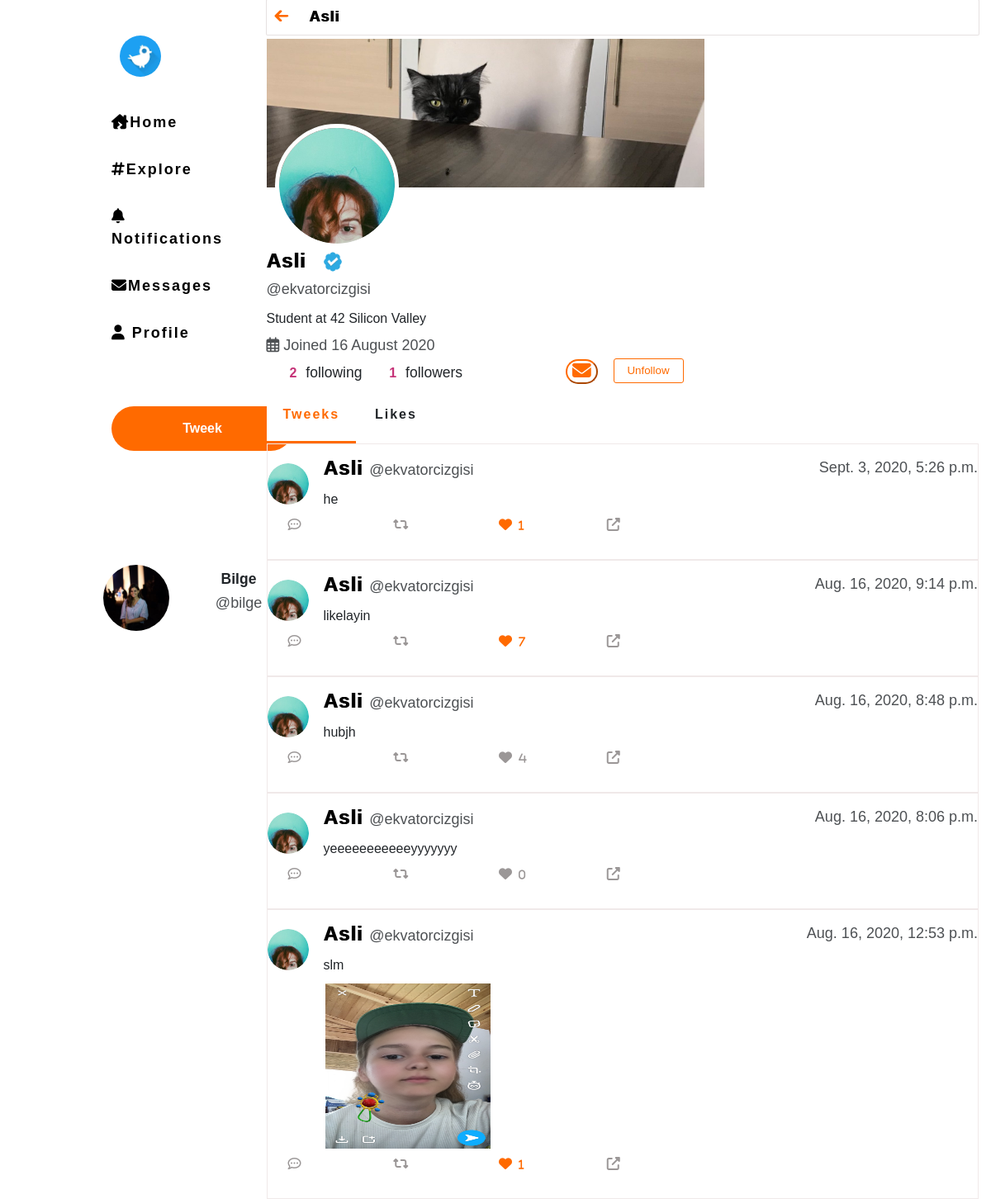
Screenshot of /ekvatorcizgisi (signed in) with the database file from the repository.
### network/models.py (models this page shows)
class User(AbstractUser):
    pass

class UserProfile(models.Model):
    user = models.OneToOneField(User, related_name='profile', unique=True,
                                 on_delete=models.CASCADE)
    image = models.ImageField(upload_to="profile_image", blank=True,null=True)
    description = models.CharField(blank=True,max_length=100)
    city = models.CharField(max_length=64)
    firstname = models.CharField(max_length=64)

class UserPosts(models.Model):
    owner = models.ForeignKey(UserProfile,related_name='owner',
                                        on_delete=models.CASCADE)
    post = models.CharField(max_length=150)
    likes = models.ManyToManyField(User,related_name='likers',
                                        blank=True,null=True)
    timestamp = models.DateTimeField(auto_now=True)
    post_image = models.ImageField(blank=True,null=True,
                                    upload_to="post_image")

### network/views.py (the view)
# urls.py: path("<str:username>",views.other_profiles,name="other_profiles"),
def other_profiles(request,username):
        currentuser = request.user
        user = User.objects.filter(username = username).first()
        prf = UserProfile.objects.filter(user = user).first()
        following = user.following.all()
        followers = user.followers.all()
        userposts = UserPosts.objects.filter(owner = user.profile).all().order_by("-timestamp")
        is_following = Follower.objects.filter(following = user, follower = currentuser).exists()
        likedposts = LikedPost.objects.filter(liker = user).all()
        return render(request,"network/otherprofile.html",{"userposts" : userposts,"name" : request.user.profile.firstname,"is_following":is_following,
        "followers":followers,"following":following,"likedposts":likedposts,"profile":prf,"trends":trends_result[0]["trends"]})

### network/templates/network/otherprofile.html (shortened to what this page needs)
{% extends "network/layout.html" %}
{% block body %}
<div class="container">
  <h2 class="baslik" id="home"> <a href="{% url 'index' %}"><i class="fas fa-arrow-left"></i></a>{{ profile.firstname }}</h2>
  <a href="#" ><img class="backpc" src="media/profile_image/minnos.jpg"></a>
  <a href="#" ><img src="{{profile.image.url | default:'network/media/profile_image/egg.jpg'}}" class="circle-prof"></a>
  <div style ="margin-top:260px;"> <h1 class="baslik">{{ profile.firstname }} <img src= "media/profile_image/tick.jpg" width="50px" height="30px;"> </h1><p class="username">@{{profile.user.username}}</p>
  <p style="font-size: medium;">{{profile.description }}
  </p>
  <h6 class="username"> <i class="far fa-calendar-alt"></i> Joined {{ profile.user.date_joined |date:" d F Y"  }} </h3>
<h3> <button id="fsBtn"> {{ followers.count }} </button> following <button id="fBtn">{{ following.count }} </button> followers
  <button id="msjBtn" type="button"><i class="fas fa-envelope msjkutu"></i></button>
<form class="f-form" action="{% url 'follow' profile.user.id %}" method="GET" name="followed"> {%if is_following %}
  <input class="btn btn-danger follow-button" type="submit" value="Unfollow">
   {% else %}
   <input class="btn btn-primary follow-button" type="submit" value="Follow">
   {% endif %}
   </form></h3> </div>
<div class="butondiv">
<button id='userposts' class="butonlar butonactive" > Tweeks </button>
<button id='likedposts' class="butonlar"> Likes </button>
</div>
<div class="posted">
  {% for post in userposts %}
  <div class="post">
    <br>
    <div onclick='location.href="{% url 'post' post.id %}";' style="cursor: pointer;">
    <p class="username" style="float:right">{{post.timestamp}} </p>
    <a href="#" ><img src="{{post.owner.image.url | default:'network/media/profile_image/egg.jpg'}}" class="rounded-circle"> </a>
    <h1 class="baslik" style="display: inline;"> {{ post.owner.firstname }} </h1>
    <p class="username" style="display: inline;"> @{{ post.owner.user.username }}</p>
    <p class="posting"> {{ post.post }} </p>
    {% if post.post_image %}
    <p style="margin-left: 70px;"><img style="width: 200px; height:200px;" src= "{{post.post_image.url}}"></p>
    {% endif %}
    <i class="far fa-comment-dots" style="font-size:medium;"></i> <i style="font-size:medium;" class="fas fa-retweet"></i>
    {% if user in post.likes.all %}
    <i style="font-size:medium;" class="like__icon fa fa-heart liked" style="display: inline;"><span style="font-size:small;margin-left :8px;">{{post.likes.count}}</span></i>
    {% else %}
    <i style="font-size:medium;" class="like__icon fa fa-heart" style="display: inline;"><span style="font-size:small;margin-left :8px;">{{post.likes.count}}</span></i>
    {% endif %}
    <i style="font-size:medium;" class="fas fa-external-link-alt"></i>
  </div></div>
    {% endfor %}
  </div>
</div>
{% endblock %}

### network/templates/network/layout.html (shortened to what this page needs)
{% load static %}
<!DOCTYPE html>
<html lang="en">
    <head>
        <link rel="stylesheet" href="https://maxcdn.bootstrapcdn.com/bootstrap/3.3.6/css/bootstrap.min.css">
        <link rel="stylesheet" href="https://stackpath.bootstrapcdn.com/bootstrap/4.4.1/css/bootstrap.min.css">
        <link href="{% static 'network/styles.css' %}?version=1" rel="stylesheet">
    </head>
    <body>
            <div class="row">
              <div style="width: 25%;" class="firstcol">
                {% if user.is_authenticated %}
                <ul class="nav flex-column" style="width:fit-content">
                  <div style="margin-left: 120px;">
                    <li class="logo">
                       <a class="nav-link" href="{% url 'index' %}">  <img class="rounded-circle" alt="logo">
                </a>
                <br><br><br><br>
              </li>
              {% with url_name=request.resolver_match.url_name %}
                    <li class="nav-items {% if url_name == 'index' %}active{% endif %}">
                        <a class="nav-link" href="{% url 'index' %}"> <i class="fas fa-house-damage"></i><span class="hde">Home</span></a>
                    </li>
                    <li class="nav-items {% if url_name == 'explore' %}active{% endif %}">
                        <a class="nav-link" href="{% url 'explore' %}"> <i class="fa fa-hashtag"></i><span class="hde">Explore</span></a>
                    </li>
                    <li class="nav-items {% if url_name == 'notifications' %}active{% endif %}">
                      <a class="nav-link" href="{% url 'notifications' %}"><i class="fas fa-bell"></i><span class="hde">Notifications</span></a>
                    </li>
                    <li class="nav-items {% if url_name == 'inbox' %}active{% endif %}">
                      <a class="nav-link" href="{% url 'inbox' %}"> <i class="fas fa-envelope"></i><span class="hde">Messages</span></a>
                    </li>
                    <li class="nav-items {% if url_name == 'profile' %}active{% endif %}">
                      <a class="nav-link" href="{% url 'profile' %}"> <i class="fas fa-user"></i> <span class="hde">Profile</span></a>
                    </li>
                  </div>
                  {% endwith %}
                  </ul>
                  {% endif %}
                 {% if user.is_authenticated %}
                 <button class="tweekbutton" id="myBtn">Tweek</button>
              <div class="dropdown">
                  <button onclick="myFunction()" class="profilebutton" id="prbut"><img src="{{ user.profile.image.url | default:'media/profile_image/egg.jpg'}}" alt ="pp" class="rounded-circle" style="width:80px;height:80px;float:left;"><h3 class="pr">
                      {{ name | title }} </h6> <p class ="username"> @{{user.username}} </p> </button>
                  </div>
              {% endif %}
              </div>
              <div class="col-sm">
                {% block body %}
                {% endblock %}
              </div>
          </div>
</html>

### network/static/network/styles.css (style rules this page uses)
body { font-family: “Helvetica Neue”,Helvetica,Arial,sans-serif; }
.nav-items { font-size:large; font-weight: bold; letter-spacing:2px; margin:20px; font-family: Arial, Helvetica, sans-serif; }
.logo { margin:30px; }
.nav-link { color:black; }
.baslik { font-size: x-large; font-weight:bold; letter-spacing:1px; text-shadow: 1px 0; color:#000000; }
.dropdown { margin-top: 80px; margin-left: 130px; }
.tweekbutton { margin-top: 50px; margin-bottom: 40px; margin-left: 20px; width: 220px; padding: 15px; border-radius: 55px; background-color: #ff6a00; font-size: medium; font-weight:bold; color: white; border:none; }
#home { border-radius: 1px; box-shadow: 0px 0px 0px 1px rgba(173, 155, 155, 0.3); padding: 10px; font-size: large; }
.profilebutton { border-radius: 25px; width:250px; border: none; outline: none; background-color: white; padding: 10px; }
.username { font-weight: lighter; font-size:large; opacity:0.8; display: block; }
.rounded-circle { width:50px; height:50px; margin-top: 8px; margin-right: 18px; float: left; }
.pr { font-weight: bold; margin-top: 15px; }
.fa-retweet,.fa-comment-dots,.fa-heart,.fa-external-link-alt { font-size: 2.7em; color:#797373be; width: 100px; height: 50px; margin-left:25px; }
.fa-arrow-left { color:#ff6a00; margin-right: 25px; }
.tweetsec, .post { border: 1px solid rgb(240, 233, 233); }
.posting { font-size:medium; margin:5px; padding: 5px;; }
.circle-prof { border-radius: 100px; width: 150px; height: 150px; border: none; position: absolute; z-index: 2; top:150px; left:40px; border:5px solid white; }
.backpc { position: absolute; z-index: 1; height: 180px; width: 530px; }
.butonlar { font-size:medium; font-weight: bold; letter-spacing:2px; font-family:sans-serif; border:none; outline: none; padding: 20px; background-color: white; }
.butonactive { border-top: none; border-left:none; border-right:none; border-bottom: 3px solid #ff6a00; color: #ff6a00; }
#myBtn { margin-left:150px; }
#fBtn { border: none; margin-left: 22px; background-color: white; font-size: medium; color: rgb(197, 50, 119); font-weight: bold; }
#fsBtn { border: none; margin-left: 22px; background-color: white; font-size: medium; color: rgb(197, 50, 119); font-weight: bold; }
.follow-button { color: #ff6a00; font-family: "Helvetica"; font-size: 10pt; background-color: #ffffff; border: 1px solid; border-color: #ff6a00; border-radius: 3px; width: 85px; height: 30px; position: absolute; top: 434px; left: 450px; cursor: hand; }
.like__icon { font-size: 3.2rem; margin-right: 0.3rem; }
.like__icon.liked { color: #ff6a00; }
.msjkutu { color:#ff6a00; font-size:1.3em; }
#msjBtn { border-color:#ff6a00; border-radius: 25px; outline: none; background-color:white; margin-left:120px; }

### rows the page displays
User: profile.image (picture), username "bilge"
UserProfile: firstname "Bilge"
UserProfile: firstname "Asli", image (picture), user.username "ekvatorcizgisi", description "Student at 42 Silicon Valley", user.date_joined "16 August 2020"
User: count "2", count "1"
UserPosts: timestamp "Sept. 3, 2020, 5:26 p.m.", owner.image (picture), owner.firstname "Asli", owner.user.username "ekvatorcizgisi", post "he", likes.count "1"
UserPosts: timestamp "Aug. 16, 2020, 9:14 p.m.", owner.image (picture), owner.firstname "Asli", owner.user.username "ekvatorcizgisi", post "likelayin", likes.count "7"
UserPosts: timestamp "Aug. 16, 2020, 8:48 p.m.", owner.image (picture), owner.firstname "Asli", owner.user.username "ekvatorcizgisi", post "hubjh", likes.count "4"
UserPosts: timestamp "Aug. 16, 2020, 8:06 p.m.", owner.image (picture), owner.firstname "Asli", owner.user.username "ekvatorcizgisi", post "yeeeeeeeeeeeyyyyyyy", likes.count "0"
UserPosts: timestamp "Aug. 16, 2020, 12:53 p.m.", owner.image (picture), owner.firstname "Asli", owner.user.username "ekvatorcizgisi", post "slm", post_image (picture), likes.count "1"
